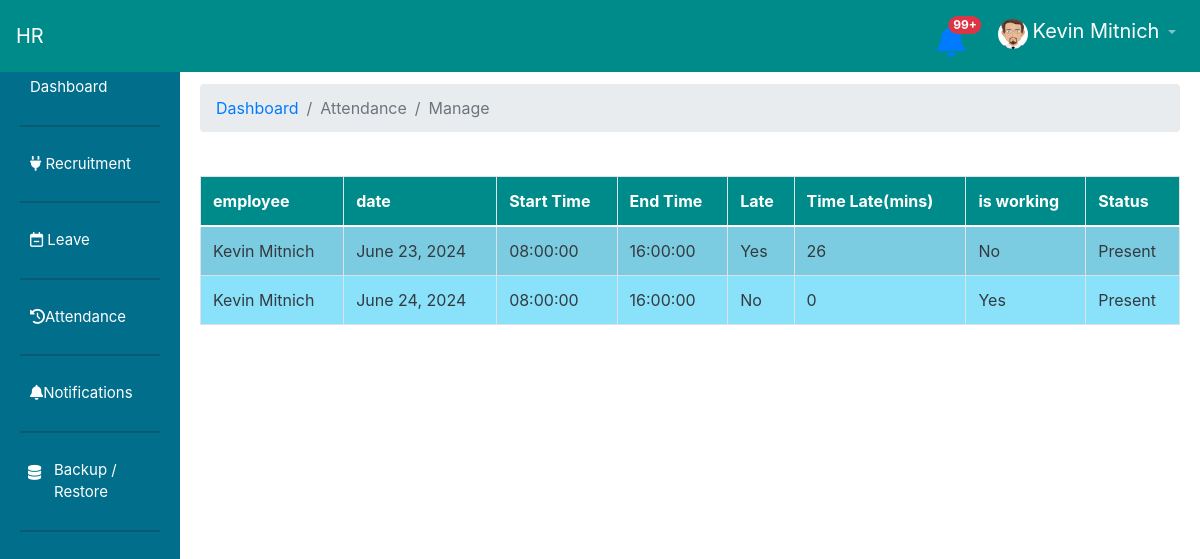
Before: /dashboard/manage_attendance/ (signed in) with the older database file.
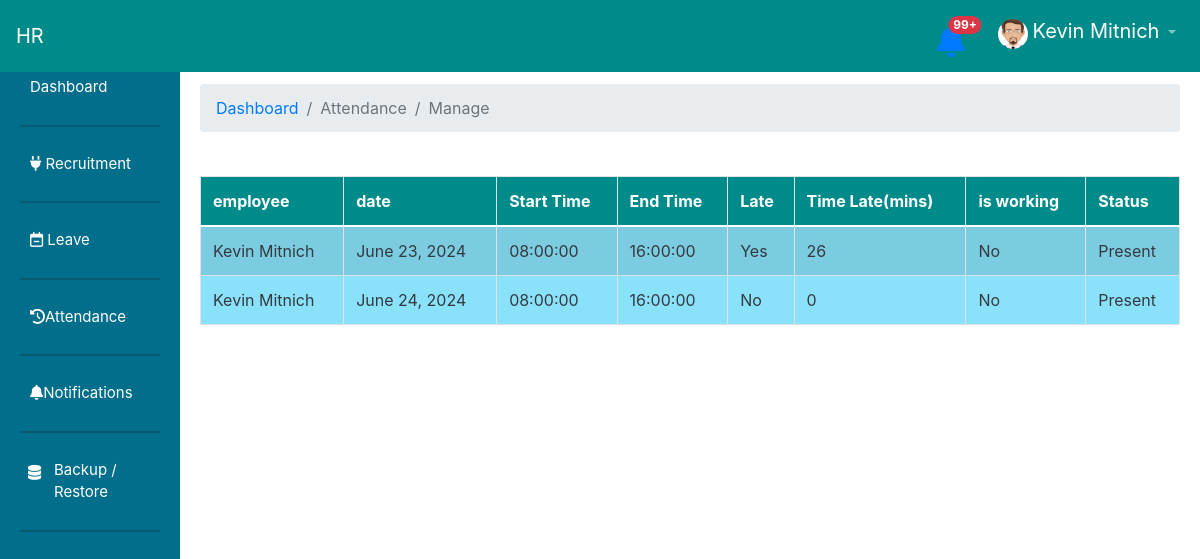
After: the same page with the newer database file.
### profiles/models.py (models this page shows)
class Attendance(models.Model):
	employee = models.ForeignKey(User, on_delete=models.CASCADE)
	shift = models.ForeignKey(Shift, on_delete=models.CASCADE)
	minutes = models.CharField(max_length=225,null=True )
	is_late = models.BooleanField(null=False, default=True)
	status = models.CharField(max_length=225,null=False )
	active = models.CharField(max_length=225,null=True, default="Inactive")
	date = models.DateField(auto_now_add=True)

class Shift(models.Model):
	employee = models.OneToOneField(User, on_delete=models.CASCADE)
	rate = models.CharField(max_length=100,null=True )
	start_time = models.CharField(max_length=225,null=False)
	end_time = models.CharField(max_length=225,null=False)
	working_hours = models.CharField(max_length=225,null=False)

### dashboard/views.py (the view)
# urls.py: path('manage_attendance/', views.manage_attendance, name="dashboard.manage_attendance"),
def manage_attendance(request):
	if request.user.is_authenticated:
		if request.user.is_staff:
			try:
				attendances = Attendance.objects.all()
				return render(request,'attendance.html',{'attendances':attendances})
			except Exception as e:
				return HttpResponse(f'view Attendance: {e}')
		else:
			return HttpResponse(f"<h1> Sever Error : Permission Denied </h1>")
	else:
		return redirect('render_auth_page')

### dashboard/templates/attendance.html (shortened to what this page needs)
{% extends 'dashboard_base.html' %}
{% block breadcrumbs %}
    <li class="breadcrumb-item active" aria-current="page">Attendance</li>
      <li class="breadcrumb-item active" aria-current="page"> Manage </li>
 {% endblock %}
{% block content %}
          <span class="d-flex justify-content-between">
          </span>
<div class="table-container">
          <table class="table table-bordered table-striped">
            <thead>
              <tr>
                <th>employee</th>
                <th>date</th>
                <th>Start Time</th>
                <th>End Time</th>
                <th>Late</th>
                <th>Time Late(mins)</th>
                <th>is working </th>
                <th>Status</th>
              </tr>
            </thead>
            <tbody>
            {% if  user.is_superuser and user.staffprofile.department == "ADMINISTRATOR" or user.is_superuser and user.staffprofile.department == "MANAGER" %}
            	{% for attendance in attendances %}
            	 <tr class="text-dark">
	               	<td>{{attendance.employee.first_name}} {{attendance.employee.last_name}}</td>
	               	<td>{{attendance.date}}</td>
	               	<td>{{attendance.shift.start_time}}</td>
	               	<td>{{attendance.shift.end_time}}</td>
	               	<td>{% if attendance.is_late %} Yes {% else %} No {% endif %}</td>
	               	<td>{{attendance.minutes}}</td>
	               	<td>{% if attendance.active == "Active" %}Yes{% else %}No{% endif %}</td>
	               	<td>{{attendance.status}}</td>
            	</tr>
            	{% endfor %}
            {% elif user.is_staff %}
            {% for attendance in user.attendance_set.all %}
             <tr class="text-dark">
               	<td>{{user.first_name}} {{user.last_name}}</td>
               	<td>{{attendance.date}}</td>
               	<td>{{attendance.shift.start_time}}</td>
               	<td>{{attendance.shift.end_time}}</td>
               	<td>{% if attendance.is_late %} Yes {% else %} No {% endif %}</td>
               	<td>{{attendance.minutes}}</td>
               	<td>{% if attendance.active == "Active" %}Yes{% else %}No{% endif %}</td>
               	<td>{{attendance.status}}</td>
            </tr>
            {% endfor %}
            {% endif %}
            </tbody>
          </table>
        </div>
{% endblock %}

Changed rows visible on the page:
changed Attendance "June 24, 2024": active "Yes" → "No"
